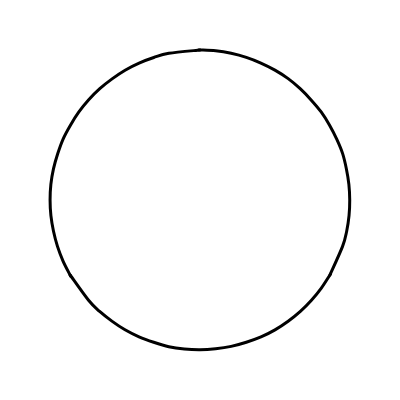
Frame 1 (no input)
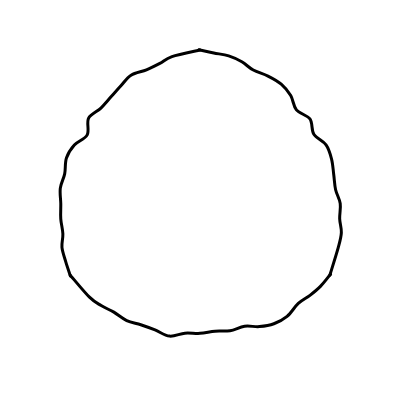
Frame 60 (no input)
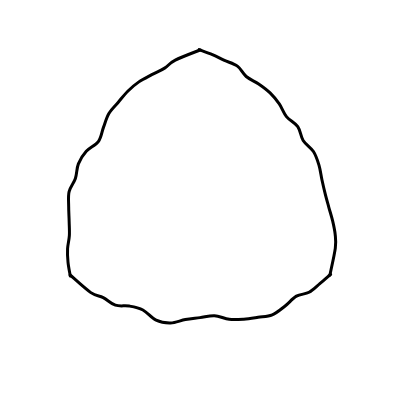
Frame 120 (the mouse pressed at the canvas centre since frame 60)

The p5.js sketch that drew these frames (run headless with seeded random() and noise() and a simulated clock; from frame 60 on, the mouse is pressed at the canvas centre):

// p5.js sketch
// ── sketch.js
var nPoints, third, offset;
var radius;
var cx, cy;
var trianglePoints = []; // the 3 vertices of the triangle
var srcPoints = []; // points along the circle
var dstPoints = []; // points along the triangle
var curPercents = []; // percentages of interpolation
var durPercents = [];

//-----------------------------------------
function setup() {
  createCanvas(400, 400);

  nPoints = 60;
  third = (nPoints / 3);
  offset = nPoints / 12;
  radius = width / 2 * 0.75;
  cx = width / 2;
  cy = height / 2;

  for (var i = 0; i < 3; i++) { // triangle vertices
    var x = cx + radius * cos(i * TWO_PI / 3.0 - HALF_PI);
    var y = cy + radius * sin(i * TWO_PI / 3.0 - HALF_PI);
    trianglePoints[i] = {
      x, y
    };
  }

  // compute srcPoints: points on the circle. Also reset curPercents.
  for (var j = 0; j < nPoints; j++) {
    durPercents[j] = curPercents[j] = 0.0;
    var t = map(j, 0, nPoints, 0, TWO_PI);
    var x = cx + radius * cos(t);
    var y = cy + radius * sin(t);
    srcPoints[j] = {
      x, y
    };
  }

  // compute dstPoints: points along the triangle
  for (var j = 0; j < nPoints; j++) {
    var i = (floor((j + nPoints - offset) / third) + 1) % 3;
    var p1x = trianglePoints[(i + 0) % 3].x;
    var p1y = trianglePoints[(i + 0) % 3].y;
    var p2x = trianglePoints[(i + 1) % 3].x;
    var p2y = trianglePoints[(i + 1) % 3].y;

    var jt = (j + nPoints - (offset - 0)) % third;
    var x = map(jt, 0, third, p1x, p2x);
    var y = map(jt, 0, third, p1y, p2y);
    dstPoints[j] = {
      x, y
    };
  }
}

//-----------------------------------------
function draw() {
  background(255);
  noFill();
  stroke(0);
  strokeWeight(3);

  for (var j = 0; j < nPoints; j++) { // move the curPercents inward, randomly
    curPercents[j] += 0.01 * (noise(j * 10 + millis() / 1000.0) - 0.15);
    curPercents[j] = constrain(curPercents[j], 0, 1);
    durPercents[j] = curPercents[j];
  }
  var A = 0.98;
  var B = (1.0 - A) / 2.0;
  var errorSum = 0;
  for (var j = 0; j < nPoints; j++) { // blur the boundary
    var i = ((j - 1) + nPoints) % nPoints;
    var k = (j + 1) % nPoints;
    curPercents[j] = B * durPercents[i] + A * durPercents[j] + B * durPercents[k];
    errorSum += 1.0 - curPercents[j];
  }

  if (errorSum < 0.0001) { // reset if it's close to being a triangle. 
    noiseSeed(millis());
    for (var j = 0; j < nPoints; j++) {
      curPercents[j] = 0.0;
    }
  }

  for (var i = 0; i < 3; i++) {
    var begin = (i * third);
    var end = ((i + 1) * third) - 1;
    var px, py;
    beginShape(); {
      px = trianglePoints[(i + 1) % 3].x;
      py = trianglePoints[(i + 1) % 3].y;
      vertex(px, py);
      vertex(px, py);
      for (var j = begin; j < end; j++) {
        var k = ((j + offset) + nPoints) % nPoints;
        px = map(curPercents[k], 0, 1, srcPoints[k].x, dstPoints[k].x);
        py = map(curPercents[k], 0, 1, srcPoints[k].y, dstPoints[k].y);
        curveVertex(px, py);
      }
      px = trianglePoints[(i + 2) % 3].x;
      py = trianglePoints[(i + 2) % 3].y;
      vertex(px, py);
      vertex(px, py);
    }
    endShape();
  }
}
